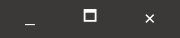
       <widget class="QFrame" name="right_bar">
        <property name="enabled">
         <bool>true</bool>
        </property>
        <property name="minimumSize">
         <size>
          <width>180</width>
          <height>38</height>
         </size>
        </property>
        <property name="maximumSize">
         <size>
          <width>180</width>
          <height>38</height>
         </size>
        </property>
        <property name="styleSheet">
         <string notr="true">QFrame{
background:rgba(0,0,0,0.38);
}
QFrame{
border-radius:none;
}

QFrame:hover{
background:rgba(0,0,0,0.40);
}</string>
        </property>
        <property name="frameShape">
         <enum>QFrame::StyledPanel</enum>
        </property>
        <property name="frameShadow">
         <enum>QFrame::Raised</enum>
        </property>
        <layout class="QHBoxLayout" name="horizontalLayout_3">
         <property name="spacing">
          <number>0</number>
         </property>
         <property name="leftMargin">
          <number>0</number>
         </property>
         <property name="topMargin">
          <number>0</number>
         </property>
         <property name="rightMargin">
          <number>0</number>
         </property>
         <property name="bottomMargin">
          <number>0</number>
         </property>
         <item>
          <widget class="QPushButton" name="button_minimize">
           <property name="minimumSize">
            <size>
             <width>60</width>
             <height>38</height>
            </size>
           </property>
           <property name="maximumSize">
            <size>
             <width>60</width>
             <height>38</height>
            </size>
           </property>
           <property name="font">
            <font>
             <pointsize>13</pointsize>
            </font>
           </property>
           <property name="styleSheet">
            <string notr="true">QPushButton{
background:#3b3937;
color:#fff;

border-radius:none;

padding-top:-7px
}


QPushButton:hover{
background:rgb(79, 76, 74);
color:white
}</string>
           </property>
           <property name="text">
            <string>_</string>
           </property>
          </widget>
         </item>
         <item>
          <widget class="QPushButton" name="button_max_min">
           <property name="minimumSize">
            <size>
             <width>60</width>
             <height>38</height>
            </size>
           </property>
           <property name="maximumSize">
            <size>
             <width>60</width>
             <height>38</height>
            </size>
           </property>
           <property name="font">
            <font>
             <pointsize>11</pointsize>
            </font>
           </property>
           <property name="styleSheet">
            <string notr="true">QPushButton{
background:#3b3937;
color:#fff;

border-radius:none;
padding-top:-3px
}


QPushButton:hover{
background:#4f4c4a;
color:white
}</string>
           </property>
           <property name="text">
            <string>🗖</string>
           </property>
          </widget>
         </item>
         <item alignment="Qt::AlignLeft">
          <widget class="QPushButton" name="button_close">
           <property name="minimumSize">
            <size>
             <width>60</width>
             <height>38</height>
            </size>
           </property>
           <property name="maximumSize">
            <size>
             <width>60</width>
             <height>38</height>
            </size>
           </property>
           <property name="font">
            <font>
             <pointsize>11</pointsize>
            </font>
           </property>
           <property name="cursor">
            <cursorShape>ArrowCursor</cursorShape>
           </property>
           <property name="styleSheet">
            <string notr="true">QPushButton{
background:#3b3937;
color:#fff;

border-radius:none;
}


QPushButton:hover{
background:#e81123;
color:white
}</string>
           </property>
           <property name="text">
            <string>✕</string>
           </property>
          </widget>
         </item>
        </layout>
       </widget>
